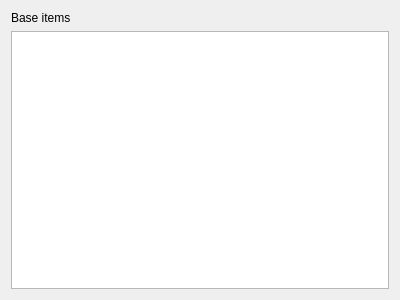
<?xml version="1.0" encoding="UTF-8"?>
<ui version="4.0">
 <class>BaseItemViewer</class>
 <widget class="QWidget" name="BaseItemViewer">
  <property name="geometry">
   <rect>
    <x>0</x>
    <y>0</y>
    <width>400</width>
    <height>300</height>
   </rect>
  </property>
  <property name="windowTitle">
   <string>Form</string>
  </property>
  <layout class="QGridLayout" name="gridLayout">
   <item row="1" column="0">
    <widget class="QListWidget" name="listWidget"/>
   </item>
   <item row="0" column="0">
    <widget class="QLabel" name="label">
     <property name="text">
      <string>Base items</string>
     </property>
    </widget>
   </item>
  </layout>
 </widget>
 <resources/>
 <connections/>
</ui>
